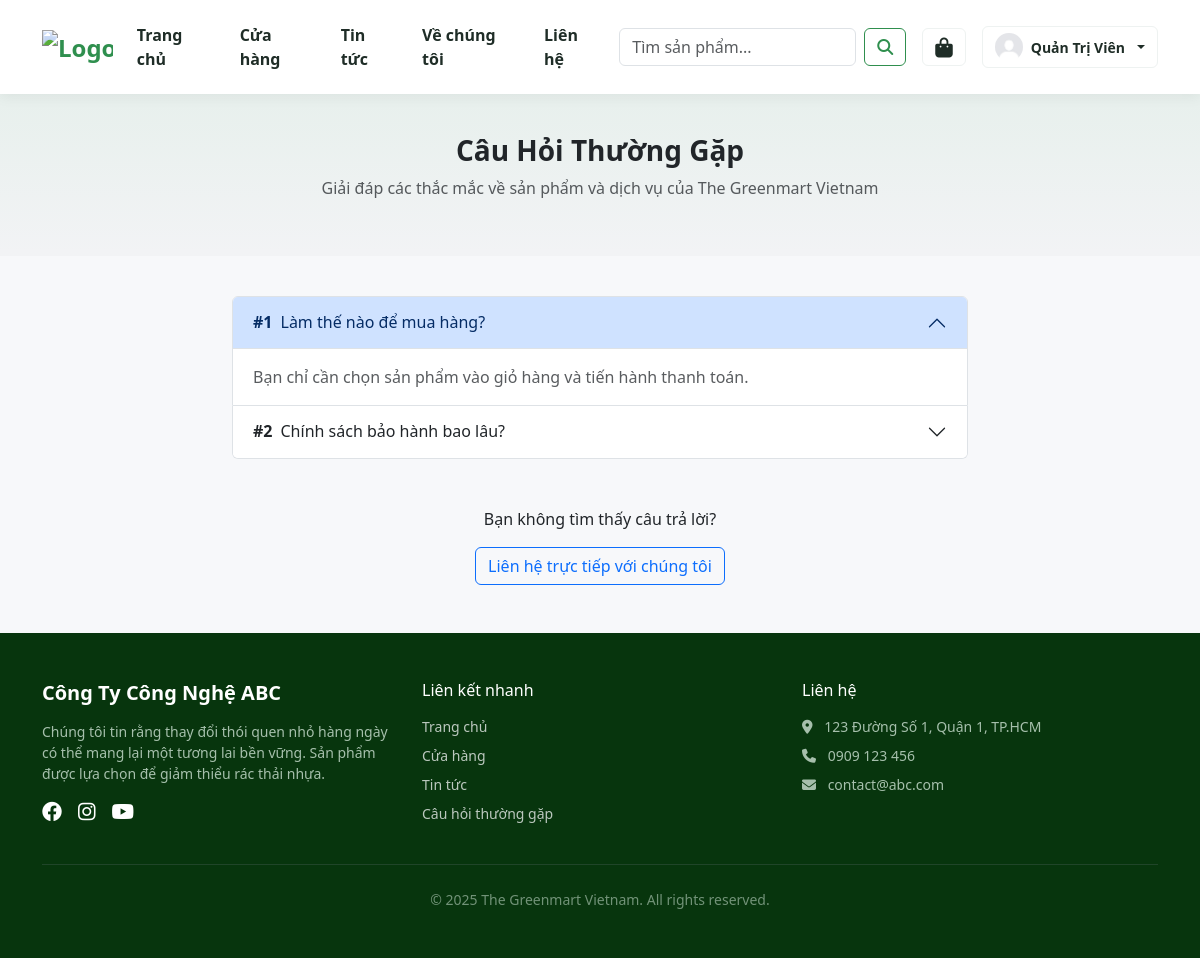
/index.php?controller=page&action=faq (signed in), run on an earlier commit of the app's database.
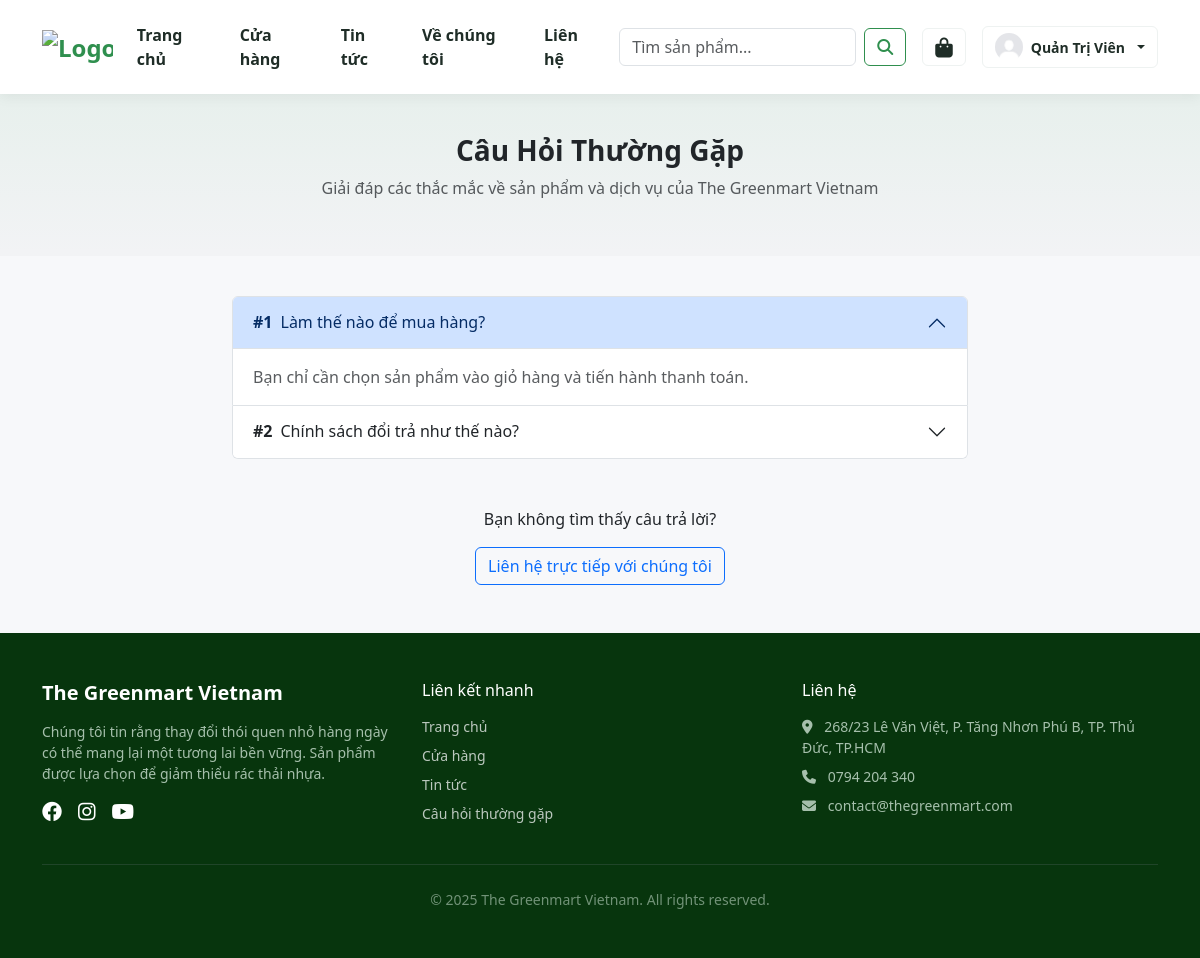
And on a later commit of the database.
### tables this page shows
CREATE TABLE IF NOT EXISTS `faqs` (
  `id` int(11) NOT NULL AUTO_INCREMENT,
  `question` varchar(255) NOT NULL,
  `answer` text NOT NULL,
  `order_number` int(11) DEFAULT 0,
  PRIMARY KEY (`id`)
);

### controllers/PageController.php (called while the page is built, shortened)
<?php
class PageController extends BaseController {
    public function faq() {
        $model = new BaseModel();
        $sql = "SELECT * FROM faqs ORDER BY order_number ASC";
        $faqs = $model->query($sql)->fetchAll(PDO::FETCH_ASSOC);
        $this->view('client/faq', ['faqs' => $faqs]);
    }
}
?>

### models/BaseModel.php (called while the page is built, shortened)
<?php
class BaseModel {
    protected $conn;
    public function __construct() {
        $database = new Database();
        $this->conn = $database->getConnection();
    }
    public function all($table) {
        $sql = "SELECT * FROM $table";
        $stmt = $this->conn->prepare($sql);
        $stmt->execute();
        return $stmt->fetchAll(PDO::FETCH_ASSOC);
    }
    public function query($sql, $params = []) {
        $stmt = $this->conn->prepare($sql);
        $stmt->execute($params);
        return $stmt;
    }
}
?>

### config/database.php (called while the page is built, shortened)
<?php
class Database {
    private $host = "localhost";
    private $db_name = "database";
    private $username = "root";
    private $password = "";
    public function getConnection() {
        $this->conn = null;
        try {
            $this->conn = new PDO("mysql:host=" . $this->host . ";dbname=" . $this->db_name . ";charset=utf8", $this->username, $this->password);
            $this->conn->setAttribute(PDO::ATTR_ERRMODE, PDO::ERRMODE_EXCEPTION);
        } catch(PDOException $exception) {
            echo "Lỗi kết nối: " . $exception->getMessage();
        }
        return $this->conn;
    }
}
?>

### views/client/faq.php (the view)
<?php include './views/layouts/header_client.php'; ?>
<section class="page-header-block text-center">
    <div class="container">
        <h1 class="fw-bold h3 mb-2">Câu Hỏi Thường Gặp</h1>
        <p class="text-muted">Giải đáp các thắc mắc về sản phẩm và dịch vụ của The Greenmart Vietnam</p>
    </div>
</section>
<div class="container mb-5">
    <div class="row justify-content-center">
        <div class="col-md-8">
            <?php if(empty($faqs)): ?>
                <div class="alert alert-info text-center">Hiện chưa có câu hỏi nào.</div>
            <?php else: ?>
                <div class="accordion" id="accordionFAQ">
                    <?php foreach($faqs as $index => $faq): ?>
                        <div class="accordion-item">
                            <h2 class="accordion-header" id="heading<?php echo $faq['id']; ?>">
                                <button class="accordion-button <?php echo ($index == 0) ? '' : 'collapsed'; ?>"
                                        type="button"
                                        data-bs-toggle="collapse"
                                        data-bs-target="#collapse<?php echo $faq['id']; ?>"
                                        aria-expanded="<?php echo ($index == 0) ? 'true' : 'false'; ?>"
                                        aria-controls="collapse<?php echo $faq['id']; ?>">
                                    <strong class="me-2">#<?php echo $index + 1; ?></strong>
                                    <?php echo htmlspecialchars($faq['question']); ?>
                                </button>
                            </h2>
                            <div id="collapse<?php echo $faq['id']; ?>"
                                 class="accordion-collapse collapse <?php echo ($index == 0) ? 'show' : ''; ?>"
                                 aria-labelledby="heading<?php echo $faq['id']; ?>"
                                 data-bs-parent="#accordionFAQ">
                                <div class="accordion-body text-muted">
                                    <?php echo nl2br(htmlspecialchars($faq['answer'])); ?>
                                </div>
                            </div>
                        </div>
                    <?php endforeach; ?>
                </div>
            <?php endif; ?>
            <div class="mt-5 text-center">
                <p>Bạn không tìm thấy câu trả lời?</p>
                <a href="index.php?controller=contact" class="btn btn-outline-primary">Liên hệ trực tiếp với chúng tôi</a>
            </div>
        </div>
    </div>
</div>
<?php include './views/layouts/footer_client.php'; ?>

### views/layouts/footer_client.php (shortened to what the changed rows need)
<footer class="site-footer mt-auto" style="background: var(--dark-green); color: #dbeee1; padding: 48px 0;">
    <div class="container">
        <div class="row gy-4">
            <div class="col-md-4">
                <h5 class="text-white fw-bold mb-3"><?php echo $settings['site_name'] ?? 'The Greenmart Vietnam'; ?></h5>
                <p class="small opacity-75">
                    Chúng tôi tin rằng thay đổi thói quen nhỏ hàng ngày có thể mang lại một tương lai bền vững. Sản phẩm được lựa chọn để giảm thiểu rác thải nhựa.
                </p>
                <div class="d-flex gap-3 mt-3">
                    <a href="#" class="text-white"><i class="fab fa-facebook fa-lg"></i></a>
                    <a href="#" class="text-white"><i class="fab fa-instagram fa-lg"></i></a>
                    <a href="#" class="text-white"><i class="fab fa-youtube fa-lg"></i></a>
                </div>
            </div>
            <div class="col-md-4">
                <h6 class="text-white mb-3">Liên kết nhanh</h6>
                <ul class="list-unstyled small">
                    <li class="mb-2"><a href="index.php" class="text-decoration-none text-light opacity-75">Trang chủ</a></li>
                    <li class="mb-2"><a href="index.php?controller=product" class="text-decoration-none text-light opacity-75">Cửa hàng</a></li>
                    <li class="mb-2"><a href="index.php?controller=post" class="text-decoration-none text-light opacity-75">Tin tức</a></li>
                    <li class="mb-2"><a href="index.php?controller=page&action=faq" class="text-decoration-none text-light opacity-75">Câu hỏi thường gặp</a></li>
                </ul>
            </div>
            <div class="col-md-4">
                <h6 class="text-white mb-3">Liên hệ</h6>
                <ul class="list-unstyled small opacity-75">
                    <li class="mb-2"><i class="fas fa-map-marker-alt me-2"></i> <?php echo $settings['contact_address'] ?? 'TP.HCM'; ?></li>
                    <li class="mb-2"><i class="fas fa-phone me-2"></i> <?php echo $settings['contact_phone'] ?? '0123 456 789'; ?></li>
                    <li class="mb-2"><i class="fas fa-envelope me-2"></i> <?php echo $settings['contact_email'] ?? 'info@greenmart.vn'; ?></li>
                </ul>
            </div>
        </div>
        <hr class="border-secondary my-4 opacity-25">
        <div class="text-center small opacity-50">
            &copy; <span id="year"></span> The Greenmart Vietnam. All rights reserved.
        </div>
    </div>
</footer>
</body>
</html>

What changed in the data, as far as the page shows it:
changed faqs: question "Chính sách bảo hành bao lâu?" → "Chính sách đổi trả như thế nào?"
Also different on the page:
$settings['site_name']: "Công Ty Công Nghệ ABC" → "The Greenmart Vietnam"
$settings['contact_address']: "123 Đường Số 1, Quận 1, TP.HCM" → "268/23 Lê Văn Việt, P. Tăng Nhơn Phú B, TP. Thủ Đức, TP.HCM"
$settings['contact_phone']: "0909 123 456" → "0794 204 340"
$settings['contact_email']: "contact@abc.com" → "contact@thegreenmart.com"
